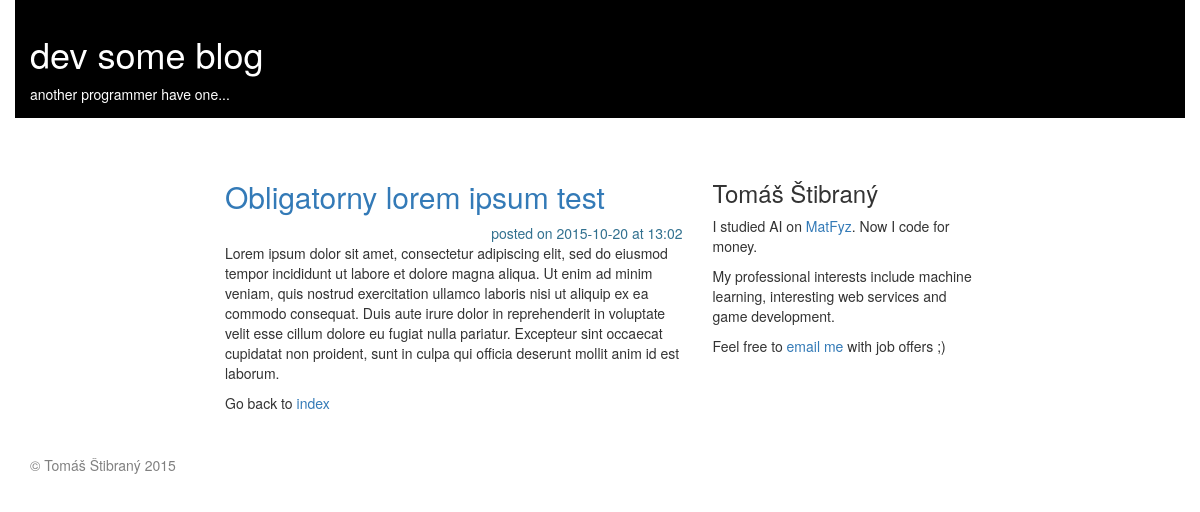
Page /post/obligatorny-lorem-ipsum-test/ on the committed database.
### blogengine/models.py (models this page shows, shortened)
class Post(models.Model):
    title = models.CharField(max_length=100, unique=True)
    slug = models.SlugField(max_length=100, unique=True)
    body = models.TextField()
    posted = models.DateTimeField(db_index=True, auto_now_add=True)
    tags = models.ManyToManyField(Tag, blank=True)

### blogengine/views.py (the view)
# urls.py: url(r'^post/(?P<slug>[a-zA-Z0-9\-]+)/$', views.PostDetail.as_view(), name='post_view'),
class PostDetail(generic.DetailView):
    model = models.Post

### blogengine/templatetags/markdown_filter.py (called while the page is built)
@register.filter
def markdownify(text):
    return markdown.markdown(text, safe_mode='escape')

### blogengine/templates/blogengine/post_detail.html
{% extends "blogengine/blog_base.html" %}
{% load markdown_filter %}
{% block content %}
    <article>
        <h2 class="text-primary">{{ post.title }}</h2>
        <span class="text-info right">posted on {{ post.posted|date:"Y-m-d \a\t H:i" }}</span>
        <div>{{ post.body|markdownify|safe }}</div>
        <div>Go back to <a href="{% url 'index' %}">index</a></div>
    </article>
{% endblock content %}

### blogengine/static/blogengine/main-style.css (style rules this page uses)
.right { display: block; text-align: right; }

### rows in the picture
Post: title "Obligatorny lorem ipsum test", posted "2015-10-20 at 13:02", body "Lorem ipsum dolor sit amet, consectetur adipiscing elit, sed do eiusmod tempor incididunt ut labore et dolore magna aliqua. Ut enim ad minim veniam, quis nostrud exercitation ullamco laboris nisi ut aliquip ex ea commodo consequat. Duis aute irure dolor in reprehenderit in voluptate velit esse cillum dolore eu fugiat nulla pariatur. Excepteur sint occaecat cupidatat non proident, sunt in culpa qui officia deserunt mollit anim id est laborum."
